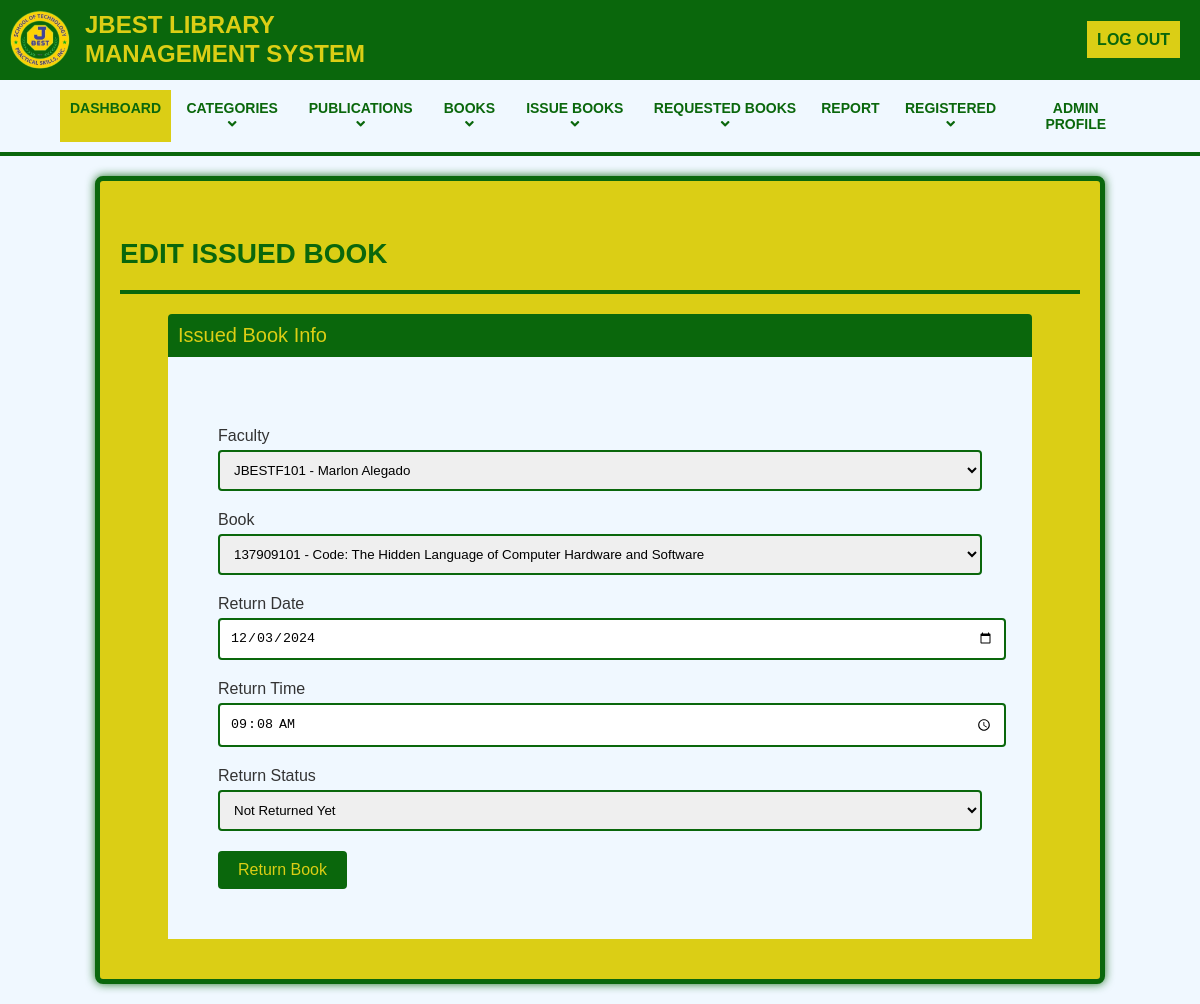
Screenshot of /admin/edit_issue-fac.php?issue_id=102 with the database file from the repository.
### tables this page shows
CREATE TABLE `tblissuedbookdetails` (
  `id` int(11) NOT NULL,
  `BookID` int(11) DEFAULT NULL,
  `StudentID` varchar(100) NOT NULL,
  `FacultyID` varchar(100) NOT NULL,
  `IssueDate` timestamp NOT NULL DEFAULT current_timestamp(),
  `ReturnDate` timestamp NULL DEFAULT NULL ON UPDATE current_timestamp(),
  `ReturnStatus` int(1) NOT NULL DEFAULT 0,
  `studorfac` int(1) NOT NULL DEFAULT 1
);

CREATE TABLE `tblfaculty` (
  `id` int(11) NOT NULL,
  `FacultyID` varchar(250) DEFAULT NULL,
  `FullName` varchar(250) DEFAULT NULL,
  `name` varchar(250) NOT NULL,
  `LastName` varchar(250) NOT NULL,
  `email` varchar(250) DEFAULT NULL,
  `MobileNumber` varchar(11) DEFAULT NULL,
  `Password` varchar(250) DEFAULT NULL,
  `Status` int(1) DEFAULT 1,
  `RegDate` timestamp NULL DEFAULT current_timestamp(),
  `UpdationDate` timestamp NULL DEFAULT NULL ON UPDATE current_timestamp()
);

CREATE TABLE `tblbooks` (
  `id` int(11) NOT NULL,
  `BookName` varchar(250) DEFAULT NULL,
  `Copies` int(11) DEFAULT NULL,
  `IssuedCopies` int(1) NOT NULL DEFAULT 0,
  `BookNumber` int(100) NOT NULL,
  `CatId` int(11) DEFAULT NULL,
  `AuthorId` int(11) DEFAULT NULL,
  `datepublished` date DEFAULT NULL,
  `RegDate` timestamp NULL DEFAULT current_timestamp(),
  `UpdationDate` timestamp NULL DEFAULT NULL ON UPDATE current_timestamp(),
  `archive` int(1) NOT NULL DEFAULT 1
);

### admin/edit_issue-fac.php (the view, shortened to what this page needs)
<?php
include('includes/config.php');
if (isset($_GET['issue_id'])) {
    $issueId = mysqli_real_escape_string($conn, $_GET['issue_id']);
    $query = "
        SELECT ib.id, ib.facultyID, ib.BookID, ib.IssueDate, ib.ReturnDate, ib.ReturnStatus, s.FullName, b.BookName
        FROM tblissuedbookdetails ib
        JOIN tblfaculty s ON ib.facultyID = s.facultyID
        JOIN tblbooks b ON ib.BookID = b.BookNumber
        WHERE ib.id = '$issueId'
    ";
    $result = mysqli_query($conn, $query);
    $issueDetails = mysqli_fetch_assoc($result);
}
?>
<!DOCTYPE html>
<html lang="en">
<head>
    <link rel="stylesheet" href="https://cdnjs.cloudflare.com/ajax/libs/font-awesome/5.15.4/css/all.min.css">
    <link rel="stylesheet" href="assets/css/admin.css">
</head>
<body>
    <?php include('includes/header.php'); ?>
    <div class="content-wrapper">
        <div class="container">
            <div class="row pad-botm">
                <div class="col-md-12">
                    <h4 class="header-line">EDIT ISSUED BOOK</h4>
                </div>
            </div>
            <div class="row">
                <div class="col-md-6 col-sm-6 col-xs-12 col-md-offset-3">
                    <div class="panel panel-info">
                        <div class="panel-heading">Issued Book Info</div>
                        <div class="panel-body">
                            <form method="post">
                                <div class="form-group">
                                    <label>Faculty</label>
                                    <select class="form-control" name="faculty" required>
                                        <option value="<?php echo htmlspecialchars($issueDetails['facultyID']); ?>">
                                            <?php echo htmlspecialchars($issueDetails['facultyID'] . ' - ' . $issueDetails['FullName']); ?>
                                        </option>
                                    </select>
                                </div>
                                <div class="form-group">
                                    <label>Book</label>
                                    <select class="form-control" name="book" required>
                                        <option value="<?php echo htmlspecialchars($issueDetails['BookID']); ?>">
                                            <?php echo htmlspecialchars($issueDetails['BookID'] . ' - ' . $issueDetails['BookName']); ?>
                                        </option>
                                    </select>
                                </div>
                                <div class="form-group">
                                    <label>Return Date</label>
                                    <input type="date" class="form-control" name="return_date" value="<?php echo date('Y-m-d'); ?>" required>
                                </div>
                                <div class="form-group">
                                    <label>Return Time</label>
                                    <input type="time" class="form-control" name="return_time" value="<?php echo date('H:i'); ?>" required>
                                </div>
                                <div class="form-group">
                                    <label>Return Status</label>
                                    <select class="form-control" name="return_status" required>
                                    <option value="0" <?php echo ($issueDetails['ReturnStatus'] == 0) ? 'selected' : ''; ?>>Not Returned Yet</option>                                    </select>
                                </div>
                                <button type="submit" name="update" class="btn btn-info">Return Book</button>
                            </form>
                        </div>
                    </div>
                </div>
            </div>
        </div>
    </div>
</body>
</html>

### admin/assets/css/admin.css (style rules this page uses)
body { margin: 0; font-family: Arial, sans-serif; background-color: aliceblue; }
.content-wrapper { padding: 20px; background-color: #dbce15; border-radius: 8px; border: 5px solid #0a670c; box-shadow: 0 0 10px rgba(10, 103, 12, 0.9); margin: 20px auto; max-width: 80%; }
.header-line { font-size: 28px; color: #0A670C; font-weight: bold; margin-bottom: 20px; border-bottom: 4px solid #0a670c; padding-bottom: 20px; }
.panel-info { border-color: #0a670c; }
.panel-heading { background-color: #0A670C; color: #dbce15; padding: 10px; font-size: 20px; border-radius: 4px 4px 0 0; align-items: center; margin-left: 5%; margin-right: 5%; }
.panel-body { padding: 50px; background-color: aliceblue; margin-left: 5%; margin-right: 5%; margin-bottom: 20px; }
.form-group label { font-size: 16px; color: #333; margin-top: 20px; display: flex; }
.form-control { border-radius: 4px; border: 2px solid #0a670c; padding: 10px; padding-right: 10px; margin-top: 5px; width: 100% !important; }
option { font-size: 16px; color: #000; background-color: #f0f8ff; padding: 5px; }
.btn-info { background-color: #0A670C; color: #dbce15; font-size: 16px; font-weight: 500; padding: 10px 20px; margin-top: 20px; border: none; border-radius: 4px; transition: background-color 0.3s ease; }

### rows the page displays
tblissuedbookdetails: faculty "JBESTF101 - Marlon Alegado", book "137909101 - Code: The Hidden Language of Computer Hardware and Software", return_status "Not Returned Yet"
